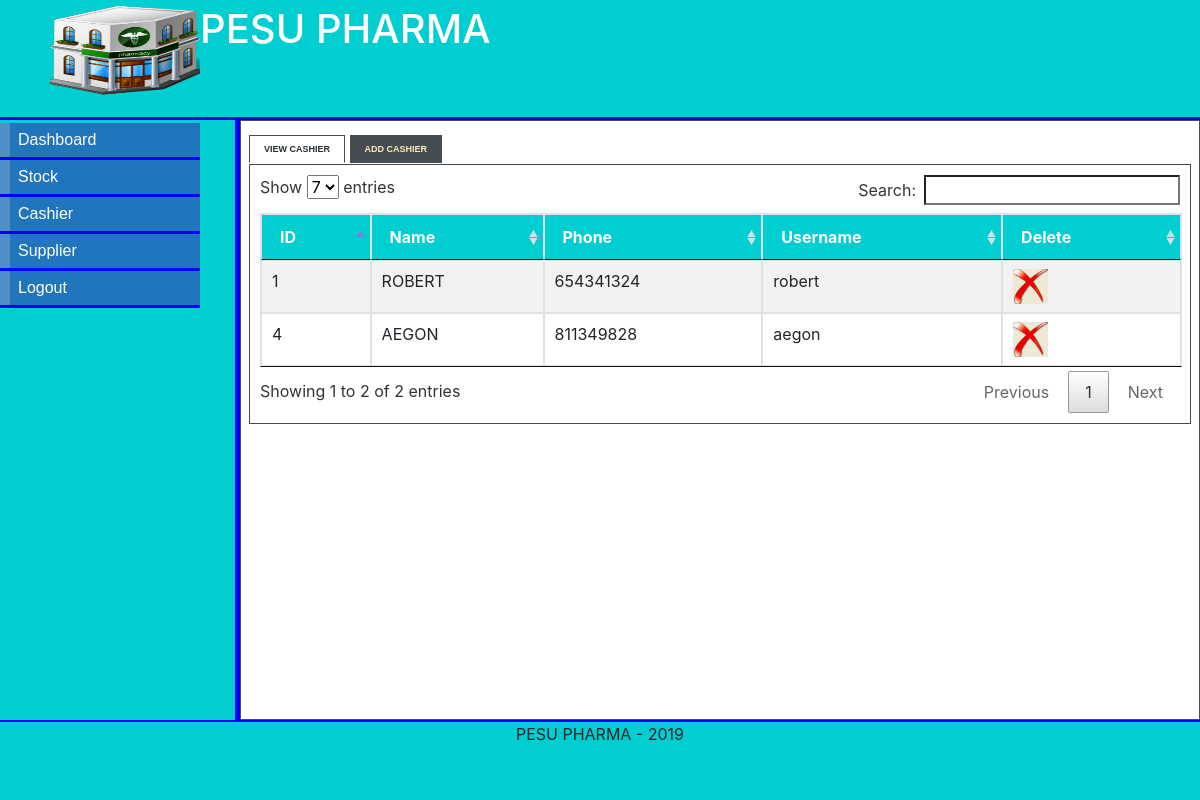
The page /admin_cashier.php (signed in) on the database its author committed.
### tables this page shows
CREATE TABLE IF NOT EXISTS `CASHIER` (
  `cashier_id` INT NOT NULL AUTO_INCREMENT,
  `cashier_name` VARCHAR(15) NOT NULL,
  `cashier_sex` CHAR(1),
  `cashier_phone` INT NOT NULL,
  `username` varchar(15) NOT NULL,
  `password` varchar(20) NOT NULL,
  `admin_id` INT NOT NULL,

  PRIMARY KEY(`cashier_id`),
  FOREIGN KEY(`admin_id`)REFERENCES ADMINISTRATOR(`admin_id`),
  CONSTRAINT gender_constraint CHECK (cashier_sex = 'M' OR cashier_sex = 'F')
);

### admin_cashier.php (the view, shortened to what this page needs)
<?php
if(isset($_SESSION['username'])){
$id=$_SESSION['admin_id'];
}else{
header("location:http://".$_SERVER['HTTP_HOST'].dirname($_SERVER['PHP_SELF'])."/index.php");
exit();
}
?>
<!DOCTYPE html>
<html>
<head>
<link rel="stylesheet" type="text/css" href="style/mystyle.css">
<link rel="stylesheet" href="style/style.css" type="text/css" media="screen" />
<link rel="stylesheet" href="style/table.css" type="text/css" media="screen" />
<link rel="stylesheet" href="style/bootstrap.min.css" type="text/css" />
<link rel="stylesheet" href="style/jquery.dataTables.min.css" type="text/css" />
</head>
<body>
<div id="content">
<div id="header">
<h1><a href="#"><img src="images/hd_logo.jpg"></a>  PESU PHARMA</h1></div>
<div id="left_column">
<div id="button">
<ul>
			<li><a href="admin.php">Dashboard</a></li>
            <li><a href="stock.php">Stock</a></li>
			<li><a href="admin_cashier.php">Cashier</a></li>
			<li><a href="admin_supplier.php">Supplier</a></li>
			<li><a href="logout.php">Logout</a></li>
		</ul>
</div>
</div>
<div id="main">
<div id="tabbed_box" class="tabbed_box">
    <div class="tabbed_area">
        <ul class="tabs">
            <li><a href="javascript:tabSwitch('tab_1', 'content_1');" id="tab_1" class="active">View Cashier</a></li>
            <li><a href="javascript:tabSwitch('tab_2', 'content_2');" id="tab_2">Add Cashier</a></li>
        </ul>
        <div id="content_1" class="content">
		<?php
        include_once('connect_db.php');
        $result = mysqli_query($con,"SELECT cashier_id,cashier_name,cashier_phone,CASHIER.username FROM CASHIER,ADMINISTRATOR WHERE CASHIER.admin_id = ADMINISTRATOR.admin_id AND ADMINISTRATOR.admin_id = $id;")
                or die(mysqli_error($con));
		echo '<table id="table1" class="table table-bordered table-striped" border="1" cellpadding="5" align="center">';
        echo "<thead><tr><th>ID</th><th>Name </th> <th>Phone </th> <th>Username </th><th>Delete</th></tr></thead><tbody>";
        while($row = mysqli_fetch_array( $result )) {
                echo "<tr>";
                echo '<td>' . $row['cashier_id'] . '</td>';
                echo '<td>' . $row['cashier_name'] . '</td>';
				echo '<td>' . $row['cashier_phone'] . '</td>';
				echo '<td>' . $row['username'] . '</td>';
				?>
				<td><a href="delete_cashier.php?cashier_id=<?php echo $row['cashier_id']?>"><img src="images/delete-icon.jpg" width="35" height="35" border="0" /></a></td>
				<?php
		}
        echo "</tbody></table>";
?>
        </div>
    </div>
</div>
</div>
<div id="footer" align="Center"> PESU PHARMA - 2019</div>
</div>
</body>
</html>

### style/mystyle.css (style rules this page uses)
body { margin-top: 0px; padding-top: 0px; }
#content { margin-left: auto; margin-right: auto; background: #E8E8E8; width: 100%; height: 100%; }
#header { position: absolute; top: 0; left:0; width: 100%; height: 15%; background: #00CED1; border-bottom: solid 3px blue; box-sizing: border-box; }
#header h1 { margin: 0px; padding-top: 5px; margin-left: 50px; color: #fff; }
#header img { float:left; height: 90px; width: 150px; }
#left_column { position: absolute; top: 15%; left:0; width: 20%; height: 75%; float: left; background: #00CED1; border-right:solid 5px blue; box-sizing: border-box; }
#main { clear: all; position: absolute; top: 15%; left:20%; width: 80%; height: 75%; background: #E8E8E8; box-sizing: border-box; }
#button { width: 12.5em; padding: 0 0 1em 0; margin-top: 0.2em; margin-bottom: 1em; font-family: 'Trebuchet MS', 'Lucida Grande', Verdana, Arial, Sans-serif; background: #00CED1; color: #333; }
#button ul { list-style: none; margin: 0; padding: 0; border: none; }
#button li { border-bottom: 3px solid blue; margin: 0; list-style: none; list-style-image: none; }
#button li a { display: block; padding: 5px 5px 5px 0.5em; border-left: 10px solid #508fc4; border-right: 10px solid #2175bc; background-color: #2175bc; color: #fff; text-decoration: none; width: 100%; }
html>body #button li a { width: 12.5em; }
#footer { position: absolute; text-align: center; left:0; bottom:0; width: 100%; height: 10%; background: #00CED1; clear: all; border-top: solid 2px blue; box-sizing: border-box; }

### style/style.css (style rules this page uses)
#tabbed_box { width: 100%; height:100%; }
.tabbed_area { border: 1px solid #494e52; background-color: #fff; padding: 8px; width: 100%; height: 100%; box-sizing: border-box; }
ul.tabs { margin: 0px; padding: 0px; margin-top: 5px; margin-bottom: 6px; }
ul.tabs li { list-style: none; display: inline; }
ul.tabs li a { background-color: #464c54; color: #ffebb5; padding: 8px 14px 8px 14px; text-decoration: none; font-size: 9px; font-family: Verdana, Arial, Helvetica, sans-serif; font-weight: bold; text-transform: uppercase; border: 1px solid #464c54; }
ul.tabs li a.active { background-color: #ffffff; color: #282e32; border: 1px solid #464c54; border-bottom: 1px solid #ffffff; }
.content { background-color: #ffffff; padding: 10px; border: 1px solid #464c54; }

### style/table.css (style rules this page uses)
table { border-collapse:collapse; }
table,th { border: 2px solid blue; }
th { background-color: #00CED1; color:white; }

### rows shown on the page
cashier: cashier_id "1", cashier_name "ROBERT", cashier_phone "654341324", username "robert"
cashier: cashier_id "4", cashier_name "AEGON", cashier_phone "811349828", username "aegon"
